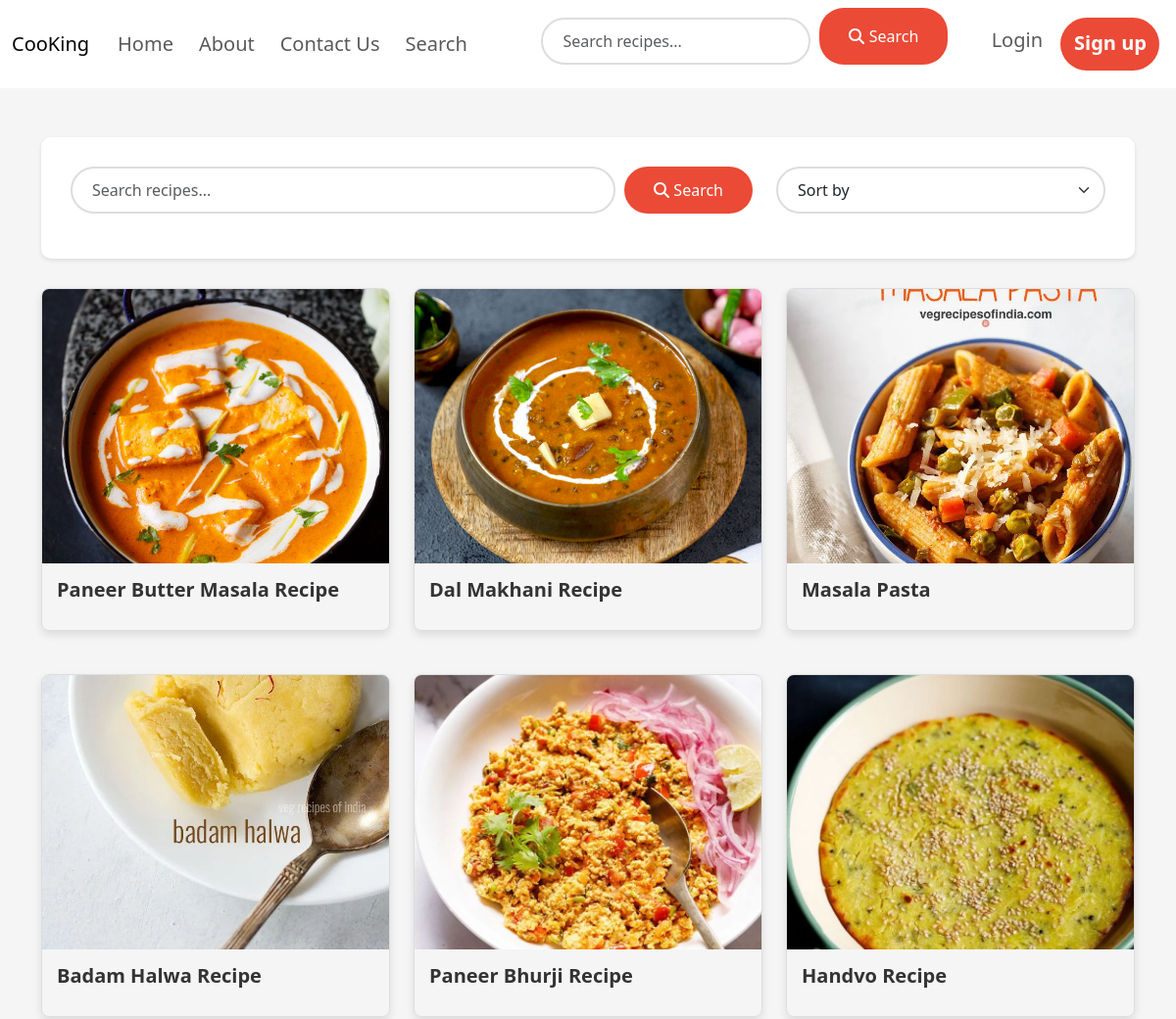
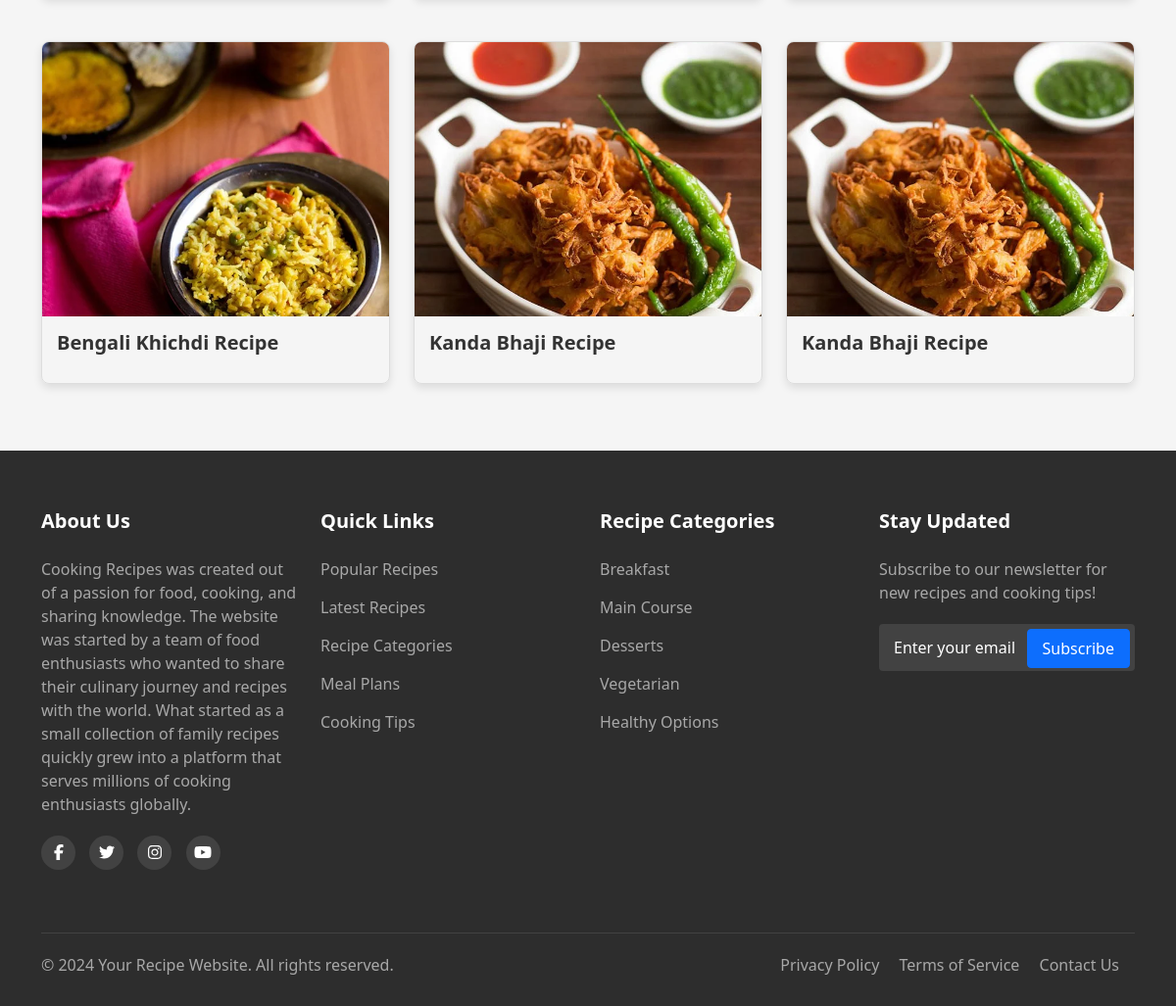
Screenshot of /search.php with the database file from the repository (2 pictures, top to bottom).
### tables this page shows
CREATE TABLE `settings` (
  `sr_no` int(11) NOT NULL,
  `site_title` varchar(100) NOT NULL,
  `site_about` text NOT NULL,
  `site_logo` varchar(300) NOT NULL,
  `youtube_link` varchar(200) NOT NULL,
  `facebook_link` varchar(200) NOT NULL,
  `twitter_link` varchar(200) NOT NULL,
  `instagram_link` varchar(200) NOT NULL
);

CREATE TABLE `recipes` (
  `recipe_id` int(11) NOT NULL,
  `user_id` int(11) DEFAULT NULL,
  `title` varchar(255) NOT NULL,
  `description` text DEFAULT NULL,
  `recipe_image` varchar(300) NOT NULL,
  `instructions` longtext DEFAULT NULL CHECK (json_valid(`instructions`)),
  `ingredients` longtext DEFAULT NULL CHECK (json_valid(`ingredients`)),
  `created_at` timestamp NOT NULL DEFAULT current_timestamp()
);

### search.php (the view, shortened to what this page needs)
<?php
include("assets/navbar.php");
if (isset($_GET['course'])) {
    $course = $_GET['course'];
    $recipeQuery = "SELECT * FROM `recipes` r JOIN `recipe_states` rs ON r.recipe_id = rs.recipe_id WHERE rs.cource = $course";
} else {
    $recipeQuery = "SELECT `recipe_id`,`title`,`recipe_image` FROM `recipes`";
}
$result = $con->query($recipeQuery);
?>
<!DOCTYPE html>
<html lang="en">
<head>
    <link href="https://cdn.jsdelivr.net/npm/bootstrap@5.3.3/dist/css/bootstrap.min.css" rel="stylesheet">
    <link rel="stylesheet" href="https://cdnjs.cloudflare.com/ajax/libs/font-awesome/6.0.0/css/all.min.css">
</head>
<body>
    <div class="container my-5">
        <form method="post" action="search.php">
            <div class="search-container">
                <div class="row">
                    <div class="col-md-8">
                        <div class="input-group mb-3">
                            <input type="text" name="search_term" class="form-control search-input" id="searchInput" placeholder="Search recipes..." aria-label="Search recipes">
                            <button class="btn search-button" name="search-btn" type="submit">
                                <i class="fas fa-search"></i> Search
                            </button>
                        </div>
                    </div>
                    <div class="col-md-4">
                        <select class="form-select custom-select" name="sort_by" id="sort_by">
                            <option selected>Sort by</option>
                        </select>
                    </div>
                </div>
            </div>
        </form>
        <div class="row">
            <div class="col-md-12">
                <div id="recipeResults" class="row row-cols-1 row-cols-md-3 g-4">
                    <?php while ($row = mysqli_fetch_assoc($result)) { ?>
                        <a href="/crm/recipe.php?rid=<?php echo $row['recipe_id']; ?>">
                            <div class="col">
                                <div class="recipe-card">
                                    <img src="assets/images/recipes/<?php echo $row['recipe_image'] ?>" class="img-fluid" alt="<?php echo $row['title'] ?>">
                                    <div class="recipe-card-body">
                                        <h5 class="recipe-card-title"><?php echo $row['title'] ?></h5>
                                    </div>
                                </div>
                            </div>
                        </a>
                    <?php } ?>
                </div>
            </div>
        </div>
    </div>
</body>
</html>
<?php include_once "assets/footer.php"; ?>

### assets/navbar.php (shortened to what this page needs)
<?php
    include_once("functions.php");
    $query = "SELECT * FROM `settings` WHERE 1";
    $result = $con->query($query);
    $row = mysqli_fetch_assoc($result);
?>
<!DOCTYPE html>
<html lang="en">
<head>
    <link href="https://cdn.jsdelivr.net/npm/bootstrap@5.3.3/dist/css/bootstrap.min.css" rel="stylesheet">
</head>
<body>
    <nav class="navbar navbar-expand-lg" style= "background-color: #FFFFFF;" >
        <div class="container-fluid">
            <a class="navbar-brand" href="#"><?php echo $row['site_title']; ?></a>
            <div class="collapse navbar-collapse"  id="navbarSupportedContent">
                <ul class="navbar-nav me-auto mb-2 mb-lg-0">
                    <li class="nav-item">
                        <a class="nav-link" href="/crm/index.php">Home</a>
                    </li>
                    <li class="nav-item">
                        <a class="nav-link" href="/crm/about.php">About</a>
                    </li>
                    <li class="nav-item">
                        <a class="nav-link" href="/crm/contact.php">Contact Us</a>
                    </li>
                    <li class="nav-item">
                        <a class="nav-link" href="/crm/search.php">Search</a>
                    </li>
                </ul>
                <form class="d-flex ms-auto" method="post" action="index.php" role="search">
                    <div class="search-containerr">
                        <div class="input-group mb-3">
                            <input type="text" name="search_term" class="form-control search-inputt" id="searchInput" placeholder="Search recipes..." aria-label="Search recipes">
                            <button class="btn search-buttonn" name="search-btn" type="submit">
                                <i class="fas fa-search"></i> Search
                            </button>
                        </div>
                    </div>
                </form>
                <?php if(isset($_SESSION['userLogin']) && $_SESSION['userLogin'] == true){ ?>
                    <ul class="navbar-nav ms-auto mb-2 mb-lg-0">
                        <li class="nav-item">
                            <a class="nav-link" href="/crm/profile.php">
                                <i class="fas fa-user"></i> Profile
                            </a>
                        </li>
                        <li class="nav-item">
                            <a class="nav-link" href="/crm/logout.php" class="logout-btn"><i class="fas fa-sign-out-alt"></i>
                                Logout
                            </a>
                        </li>
                    </ul>
                <?php }else{ ?>
                    <ul class="navbar-nav ms-auto mb-2 mb-lg-0">
                        <li class="nav-item">
                            <a class="nav-link" href="/crm/login.php">Login</a>
                        </li>
                        <li class="nav-item sign-up">
                            <a class="nav-link" href="/crm/register.php">Sign up</a>
                        </li>
                    </ul>
                <?php } ?>
            </div>
        </div>
    </nav>
</body>
</html>

### assets/footer.php (shortened to what this page needs)
<?php
include_once "database.php";
$query = "SELECT * FROM `settings` WHERE 1";
$result = $con->query($query);
$row = mysqli_fetch_assoc($result);
?>
<!DOCTYPE html>
<html>
<head>
    <link href="https://cdn.jsdelivr.net/npm/bootstrap@5.3.0/dist/css/bootstrap.min.css" rel="stylesheet">
    <link href="https://cdnjs.cloudflare.com/ajax/libs/font-awesome/6.0.0-beta3/css/all.min.css" rel="stylesheet">
</head>
<body>
<footer class="footer">
    <div class="container">
        <div class="row">
            <div class="col-md-3 col-sm-6 mb-4">
                <h4>About Us</h4>
                <p class="ft-text"><?php echo $row['site_about']; ?></p>
                <div class="social-icons">
                    <a href="<?php echo $row['facebook_link']; ?> "><i class="fab fa-facebook-f"></i></a>
                    <a href="<?php echo $row['twitter_link']; ?> "><i class="fab fa-twitter"></i></a>
                    <a href="<?php echo $row['instagram_link']; ?> "><i class="fab fa-instagram"></i></a>
                    <a href="<?php echo $row['youtube_link']; ?> "><i class="fab fa-youtube"></i></a>
                </div>
            </div>
            <div class="col-md-3 col-sm-6 mb-4">
                <h4>Quick Links</h4>
                <ul class="footer-links">
                    <li><a href="#">Popular Recipes</a></li>
                    <li><a href="#">Latest Recipes</a></li>
                    <li><a href="#">Recipe Categories</a></li>
                    <li><a href="#">Meal Plans</a></li>
                    <li><a href="#">Cooking Tips</a></li>
                </ul>
            </div>
            <div class="col-md-3 col-sm-6 mb-4">
                <h4>Recipe Categories</h4>
                <ul class="footer-links">
                    <li><a href="#">Breakfast</a></li>
                    <li><a href="#">Main Course</a></li>
                    <li><a href="#">Desserts</a></li>
                    <li><a href="#">Vegetarian</a></li>
                    <li><a href="#">Healthy Options</a></li>
                </ul>
            </div>
            <div class="col-md-3 col-sm-6 mb-4">
                <h4>Stay Updated</h4>
                <p class="ft-text">Subscribe to our newsletter for new recipes and cooking tips!</p>
                <div class="newsletter-form">
                    <input type="email" placeholder="Enter your email" class="form-control custom-input">
                    <button class="btn btn-primary">Subscribe</button>
                </div>
            </div>
        </div>
        <div class="footer-bottom">
            <div class="row">
                <div class="col-md-6 mb-3 mb-md-0">
                    <p>&copy; 2024 Your Recipe Website. All rights reserved.</p>
                </div>
                <div class="col-md-6 text-md-end">
                    <a href="#" class="me-3">Privacy Policy</a>
                    <a href="#" class="me-3">Terms of Service</a>
                    <a href="contact.php" class="me-3">Contact Us</a>
                </div>
            </div>
        </div>
    </div>
</footer>
</body>
</html>

### assets/navbar.php (style rules this page uses)
nav { border-bottom: 2px solid rgba(245, 245, 245, 0.9); }
.nav-item { font-size : 20px; margin: 5px; }
.search-inputt { border: 2px solid #ddd !important; border-radius: 25px !important; padding: 10px 20px !important; margin-right: 10px; margin-top: 10px; }
.search-buttonn { background-color: #eb4a36 !important; color: white !important; border: none !important; border-radius: 25px !important; padding: 10px 30px !important; transition: all 0.3s ease !important; }
.sign-up { background-color: #eb4a36; border-radius: 30px; padding: 3px 5px 5px 6px; }
.sign-up a { color : white; font-weight: 600; }

### search.php (style rules this page uses)
body { color: #333333 !important; background-color: #f5f5f5 !important; font-weight: 400; }
.recipe-card { border: 1px solid #ddd; border-radius: 8px; overflow: hidden; height: 350px; box-shadow: 0 4px 8px rgba(0, 0, 0, 0.1); margin-bottom: 20px; transition: transform 0.3s ease, box-shadow 0.3s ease; }
.recipe-card img { width: 100%; height: 280px; object-fit: cover; }
.recipe-card-body { padding: 15px; }
.recipe-card-title { font-size: 1.25rem; font-weight: bold; }
.search-container { background-color: #fff; padding: 30px; border-radius: 10px; box-shadow: 0 2px 4px rgba(0, 0, 0, 0.1); margin-bottom: 30px; }
.search-input { border: 2px solid #ddd !important; border-radius: 25px !important; padding: 10px 20px !important; margin-right: 10px; }
.search-button { background-color: #eb4a36 !important; color: white !important; border: none !important; border-radius: 25px !important; padding: 10px 30px !important; transition: all 0.3s ease !important; }
.custom-select { border: 2px solid #ddd !important; border-radius: 25px !important; padding: 10px 20px !important; }

### assets/footer.php (style rules this page uses)
a { text-decoration: none; color : inherit; }
.footer { background-color: #2d2d2d; color: #fff; padding: 60px 0 30px; }
.ft-text { color : #a8a8a8; }
.footer h4 { color: #fff; font-size: 20px; margin-bottom: 25px; font-weight: 600; }
.footer-links { padding-left: 0; list-style: none; }
.footer-links li { margin-bottom: 15px; }
.footer-links a { color: #a8a8a8; text-decoration: none; transition: color 0.3s; }
.social-icons { margin-top: 20px; }
.social-icons a { display: inline-block; width: 35px; height: 35px; background: #424242; color: #fff; text-align: center; line-height: 35px; border-radius: 50%; margin-right: 10px; transition: background-color 0.3s; text-decoration: none; }
.newsletter-form { position: relative; margin-top: 20px; }
.newsletter-form input { padding: 12px 15px; border-radius: 4px; width: 100%; border: none; background: #424242; color: #fff; }
.newsletter-form button { position: absolute; right: 5px; top: 5px; padding: 7px 15px; border-radius: 4px; }
.footer-bottom { margin-top: 40px; padding-top: 20px; border-top: 1px solid #424242; }
.footer-bottom a { color: #a8a8a8; }
.footer-bottom p { color: #a8a8a8; margin-bottom: 0; }
.custom-input::placeholder { color : white; }

### rows the page displays
settings: site_title "CooKing", site_about "Cooking Recipes was created out of a passion for food, cooking, and sharing knowledge. The website was started by a team of food enthusiasts who wanted to share their culinary journey and recipes with the world. What started as a small collection of family recipes quickly grew into a platform that serves millions of cooking enthusiasts globally."
recipes: recipe_image (picture), title "Paneer Butter Masala Recipe"
recipes: recipe_image (picture), title "Dal Makhani Recipe"
recipes: recipe_image (picture), title "Masala Pasta"
recipes: recipe_image (picture), title "Badam Halwa Recipe"
recipes: recipe_image (picture), title "Paneer Bhurji Recipe"
recipes: recipe_image (picture), title "Handvo Recipe"
recipes: recipe_image (picture), title "Bengali Khichdi Recipe"
recipes: recipe_image (picture), title "Kanda Bhaji Recipe"
recipes: recipe_image (picture), title "Kanda Bhaji Recipe"
